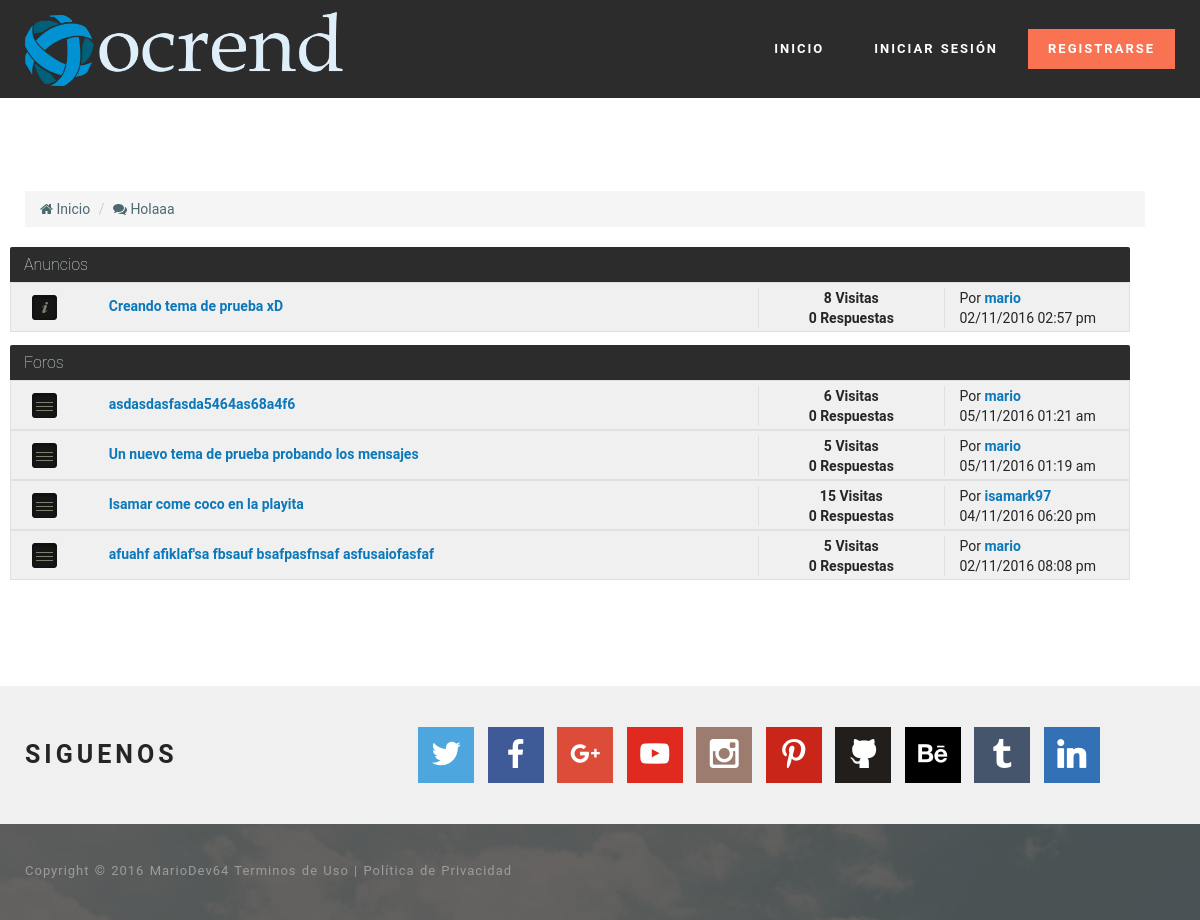
The page /foros/10-Holaaa on the database its author committed.
### tables this page shows
CREATE TABLE `foros` (
  `id` int(200) NOT NULL,
  `nombre` varchar(255) NOT NULL,
  `descrip` varchar(255) NOT NULL,
  `cantidad_mensajes` bigint(250) NOT NULL DEFAULT '0',
  `cantidad_temas` bigint(250) NOT NULL DEFAULT '0',
  `id_categoria` int(70) NOT NULL DEFAULT '1',
  `estado` int(1) NOT NULL DEFAULT '1',
  `ultimo_tema` varchar(255) NOT NULL,
  `id_ultimo_tema` bigint(255) NOT NULL
);

CREATE TABLE `temas` (
  `id` bigint(255) NOT NULL,
  `titulo` varchar(255) NOT NULL,
  `contenido` longtext NOT NULL,
  `id_foro` int(255) NOT NULL,
  `id_dueno` int(255) NOT NULL,
  `estado` tinyint(1) NOT NULL DEFAULT '1',
  `tipo` tinyint(1) NOT NULL DEFAULT '1',
  `fecha` varchar(11) NOT NULL DEFAULT '01/02/2016',
  `visitas` int(255) NOT NULL DEFAULT '0',
  `respuestas` int(255) NOT NULL DEFAULT '0',
  `id_ultimo` int(255) NOT NULL,
  `fecha_ultimo` varchar(21) NOT NULL DEFAULT '01/02/2016 3:10pm'
);

CREATE TABLE `users` (
  `id` bigint(255) NOT NULL,
  `user` varchar(17) NOT NULL,
  `pass` varchar(50) NOT NULL,
  `email` varchar(40) NOT NULL,
  `permisos` int(1) NOT NULL DEFAULT '0',
  `activo` int(1) NOT NULL DEFAULT '0',
  `keyreg` varchar(120) NOT NULL DEFAULT '',
  `keypass` varchar(40) NOT NULL,
  `new_pass` varchar(30) NOT NULL,
  `ultima_conexion` int(32) NOT NULL DEFAULT '1471096252',
  `no_leidos` text NOT NULL,
  `img` varchar(80) NOT NULL DEFAULT 'default.jpg',
  `firma` varchar(255) NOT NULL,
  `rango` varchar(70) NOT NULL DEFAULT 'Usuario',
  `edad` int(3) NOT NULL DEFAULT '16',
  `fecha_reg` varchar(11) NOT NULL DEFAULT '10/10/9999',
  `biografia` text NOT NULL,
  `mensajes` int(11) NOT NULL DEFAULT '0'
);

### core/bin/functions/Foros.php (called while the page is built, shortened)
<?php
function Foros(){
  $db = new Conexion();
  $sql = $db->query("SELECT * FROM foros;");
  if($db->rows($sql) > 0){
    while ($data = $db->recorrer($sql)) {
      $foros[$data['id']] = $data;
    }
  }else{
    $foros = false;
  }
  return $foros;
}
?>

### core/core.php (called while the page is built, shortened)
<?php
require('core/models/class.Conexion.php');
require('core/bin/functions/Users.php');
require('core/bin/functions/Foros.php');
require('core/bin/functions/UrlAmigable.php');
$_users = Users();
$_foros = Foros();
?>

### core/models/class.Conexion.php (called while the page is built, shortened)
<?php
class Conexion extends mysqli{
  public function rows($query){
    return mysqli_num_rows($query);
  }
  public function liberar($query){
    return mysqli_free_result($query);
  }
  public function recorrer($query){
    return mysqli_fetch_array($query);
  }
}
?>

### core/bin/functions/UrlAmigable.php (called while the page is built)
<?php
function UrlAmigable($id,$titulo,$id_foro = null) {
  if(null == $id_foro) {
    $titulo = $id . '-' . $titulo;
  } else {
    $titulo = $id . '-' . $id_foro . '-' . $titulo;
  }
  $titulo = trim($titulo);
  $titulo = str_replace(
      array('á', 'à', 'ä', 'â', 'ª', 'Á', 'À', 'Â', 'Ä'),
      'a',
      $titulo
  );
  $titulo = str_replace(
      array('é', 'è', 'ë', 'ê', 'É', 'È', 'Ê', 'Ë'),
      'e',
      $titulo
  );
  $titulo = str_replace(
      array('í', 'ì', 'ï', 'î', 'Í', 'Ì', 'Ï', 'Î'),
      'i',
      $titulo
  );
  $titulo = str_replace(
      array('ó', 'ò', 'ö', 'ô', 'Ó', 'Ò', 'Ö', 'Ô'),
      'o',
      $titulo
  );
  $titulo = str_replace(
      array('ú', 'ù', 'ü', 'û', 'Ú', 'Ù', 'Û', 'Ü'),
      'u',
      $titulo
  );
  $titulo = str_replace(
      array('ñ', 'Ñ', 'ç', 'Ç'),
      array('n', 'N', 'c', 'C',),
      $titulo
  );
    $titulo = str_replace(
        array("\\", "¨", "º", "-", "~",
             "#", "@", "|", "!", "\"",
             "·", "$", "%", "&", "/",
             "(", ")", "?", "'", "¡",
             "¿", "[", "^", "`", "]",
             "+", "}", "{", "¨", "´",
             ">", "< ", ";", ",", ":",
             ".", " "),
        '-',
        $titulo
    );
  return $titulo;
}
?>

### core/bin/functions/Users.php (called while the page is built, shortened)
<?php
function Users(){
  $db = new Conexion();
  $query = $db->query("SELECT timer FROM config WHERE id='1' LIMIT 1;");
  $timer = $db->recorrer($query)[0];
  $db->liberar($query);
  $sql = $db->query("SELECT * FROM users;");
  $usuarios_actuales = $db->rows($sql);
  if ($_SESSION['cantidad_usuarios'] != $usuarios_actuales or (time() - 60) <= $timer){
    while($d = $db->recorrer($sql)){
      $users[$d['id']] = $d;
    }
  }else{
    if (!isset($_SESSION['users'])) {
      while($d = $db->recorrer($sql)){
        $users[$d['id']] = $d;
      }
    }else{
      $users = $_SESSION['users'];
    }
  }
  return $_SESSION['users'];
}
?>

### html/temas/temas.php (the view, shortened to what this page needs)
<?php include(HTML_DIR . 'overall/header.php'); ?>
<body>
<?php include(HTML_DIR . '/overall/topnav.php'); ?>
<section class="mbr-section mbr-after-navbar">
<div class="mbr-section__container container mbr-section__container--isolated">
<div class="row container">
    <ol class="breadcrumb">
      <li><a href="?view=index"><i class="fa fa-home"></i> Inicio</a></li>
      <li><a href="?view=foros&id=<?php echo $id_foro; ?>"><i class="fa fa-comments"></i> <?php echo $_foros[$id_foro]['nombre'] ?></a></li>
    </ol>
    <div class="row categorias_con_foros">
      <div class="col-sm-12">
          <div class="row titulo_categoria">Anuncios</div>
          <?php
          if($db->rows($sql_anuncios) > 0) {
            while($anuncio = $db->recorrer($sql_anuncios)) {
              if($anuncio['estado'] == 1) {
                $extension = '.png';
              } else {
                $extension = '_bloqueado.png';
              }
              echo '<div class="row foros">
                <div class="col-md-1" style="height:50px;line-height: 37px;">
                  <img src="views/app/images/foros/anuncio_leido'.$extension.'" />
                </div>
                <div class="col-md-7 puntitos" style="padding-left: 0px;line-height: 37px;">
                  <a href="temas/'.UrlAmigable($anuncio['id'],$anuncio['titulo'],$id_foro).'">'.$anuncio['titulo'].'</a>
                </div>
                <div class="col-md-2 left_border" style="text-align: center;font-weight: bold;">
                  '.number_format($anuncio['visitas'],0,',','.').' Visitas<br />
                  '.number_format($anuncio['respuestas'],0,',','.').' Respuestas
                </div>
                <div class="col-md-2 left_border puntitos" style="">
                  Por <a href="?view=perfil&id='.$anuncio['id_ultimo'].'">'.$_users[$anuncio['id_ultimo']]['user'].'</a><br />
                  '.$anuncio['fecha_ultimo'].'
                </div>
              </div>';
            }
          } else {
            echo '<div class="row foros">
              <div class="col-md-12" style="height:50px;line-height: 37px;">
                No existe ningún tema.
              </div>
            </div>';
          }
          ?>
        </div>
    </div>
    <div class="row categorias_con_foros">
      <div class="col-sm-12">
          <div class="row titulo_categoria">Foros</div>
          <?php
          if($db->rows($sql_no_anuncios) > 0) {
            while($tema = $db->recorrer($sql_no_anuncios)) {
              if($tema['estado'] == 1) {
                $extension = '.png';
              } else {
                $extension = '_bloqueado.png';
              }
              echo '<div class="row foros">
                <div class="col-md-1" style="height:50px;line-height: 37px;">
                  <img src="views/app/images/foros/foro_leido'.$extension.'" />
                </div>
                <div class="col-md-7 puntitos" style="padding-left: 0px;line-height: 37px;">
                  <a href="temas/'.UrlAmigable($tema['id'],$tema['titulo'],$id_foro).'">'.$tema['titulo'].'</a>
                </div>
                <div class="col-md-2 left_border" style="text-align: center;font-weight: bold;">
                  '.number_format($tema['visitas'],0,',','.').' Visitas<br />
                  '.number_format($tema['respuestas'],0,',','.').' Respuestas
                </div>
                <div class="col-md-2 left_border puntitos" style="">
                  Por <a href="?view=perfil&id='.$tema['id_ultimo'].'">'.$_users[$tema['id_ultimo']]['user'].'</a><br />
                  '.$tema['fecha_ultimo'].'
                </div>
              </div>';
            }
          } else {
            echo '<div class="row foros">
              <div class="col-md-12" style="height:50px;line-height: 37px;">
                No existe ningún tema.
              </div>
            </div>';
          }
          ?>
        </div>
    </div>
</div>
</div>
</section>
<?php include(HTML_DIR . 'overall/footer.php'); ?>
</body>
</html>

### rows shown on the page
foros: nombre "Holaaa"
temas: titulo "Creando tema de prueba xD", visitas "8", respuestas "0", id_ultimo.user "mario", fecha_ultimo "02/11/2016 02:57 pm"
temas: titulo "asdasdasfasda5464as68a4f6", visitas "6", respuestas "0", id_ultimo.user "mario", fecha_ultimo "05/11/2016 01:21 am"
temas: titulo "Un nuevo tema de prueba probando los mensajes", visitas "5", respuestas "0", id_ultimo.user "mario", fecha_ultimo "05/11/2016 01:19 am"
temas: titulo "Isamar come coco en la playita", visitas "15", respuestas "0", id_ultimo.user "isamark97", fecha_ultimo "04/11/2016 06:20 pm"
temas: titulo "afuahf afiklaf'sa fbsauf bsafpasfnsaf asfusaiofasfaf", visitas "5", respuestas "0", id_ultimo.user "mario", fecha_ultimo "02/11/2016 08:08 pm"

### other values the page prints
COPY_RIGHT "Copyright © 2016 MarioDev64"
